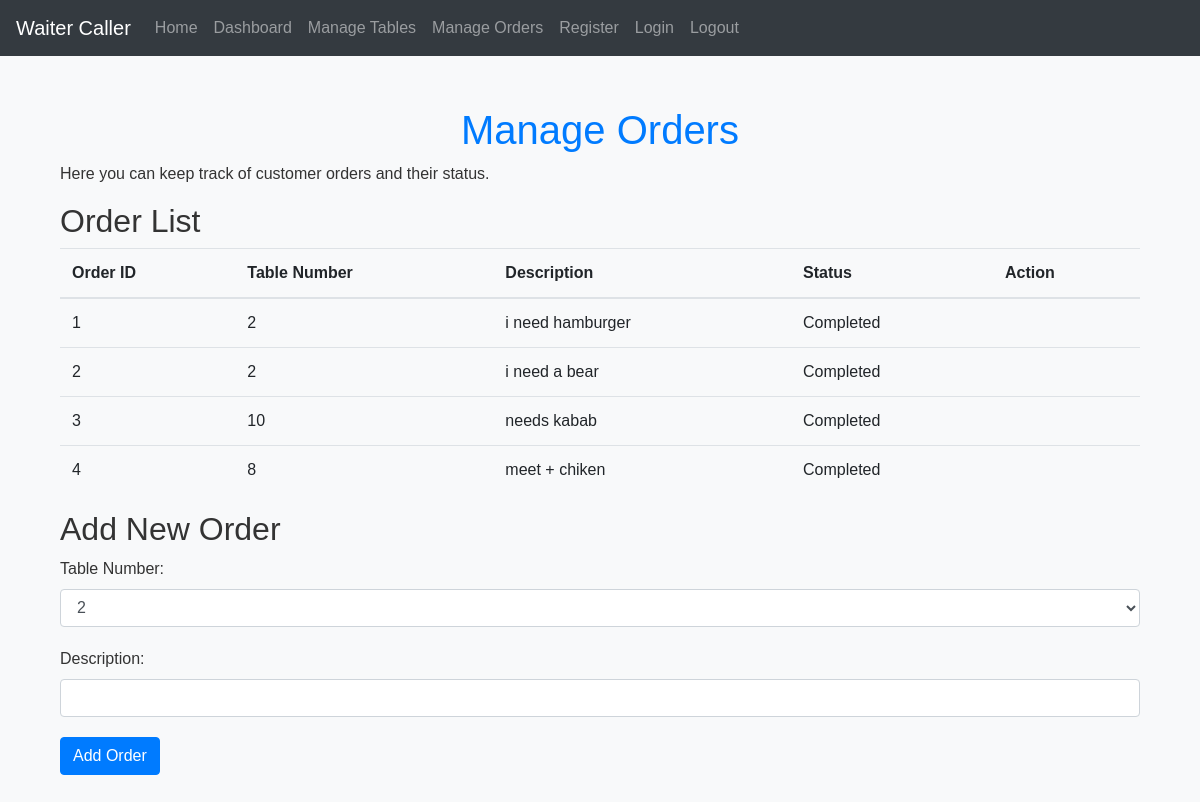
The page /manage_orders (signed in) on the database its author committed.
### models.py (models this page shows)
class Order(db.Model):
    id = db.Column(db.Integer, primary_key=True)
    table_id = db.Column(db.Integer, db.ForeignKey('table.id'), nullable=False)
    description = db.Column(db.String(200), nullable=False)
    status = db.Column(db.String(20), nullable=False, default='Pending')
    table = db.relationship('Table', backref='orders')

class Table(db.Model):
    id = db.Column(db.Integer, primary_key=True)
    number = db.Column(db.Integer, unique=True, nullable=False)
    status = db.Column(db.String(20), nullable=False)

### app.py (the view, shortened to what this page needs)
@app.route('/manage_orders', methods=['GET', 'POST'])
def manage_orders():
    if 'user_id' not in session:
        return redirect(url_for('login'))
    orders = Order.query.all()
    tables = Table.query.all()
    return render_template('manage_orders.html', orders=orders, tables=tables)

### templates/manage_orders.html (shortened to what this page needs)
{% extends 'base.html' %}
{% block content %}
<div class="container mt-5">
    <h1 class="text-center">Manage Orders</h1>
    <p>Here you can keep track of customer orders and their status.</p>
    <h2>Order List</h2>
    <table class="table">
        <thead>
            <tr>
                <th>Order ID</th>
                <th>Table Number</th>
                <th>Description</th>
                <th>Status</th>
                <th>Action</th>
            </tr>
        </thead>
        <tbody>
            {% for order in orders %}
            <tr>
                <td>{{ order.id }}</td>
                <td>{{ order.table.table_number }}</td>
                <td>{{ order.description }}</td>
                <td>{{ order.status }}</td>
                <td>
                </td>
            </tr>
            {% endfor %}
        </tbody>
    </table>
    <h2>Add New Order</h2>
    <form method="POST" action="{{ url_for('manage_orders') }}">
        <div class="form-group">
            <label for="table_id">Table Number:</label>
            <select class="form-control" id="table_id" name="table_id" required>
                {% for table in tables %}
                <option value="{{ table.id }}">{{ table.table_number }}</option>
                {% endfor %}
            </select>
        </div>
        <div class="form-group">
            <label for="description">Description:</label>
            <input type="text" class="form-control" id="description" name="description" required>
        </div>
        <button type="submit" class="btn btn-primary">Add Order</button>
    </form>
</div>
{% endblock %}

### static/styles.css (style rules this page uses)
body { font-family: 'Arial', sans-serif; background-color: #f8f9fa; color: #333; }
h1 { color: #007bff; margin-top: 50px; }
.btn-primary { background-color: #007bff; border-color: #007bff; }
.container { margin-top: 50px; margin-bottom: 50px; }
.form-control { margin-bottom: 20px; }

### rows shown on the page
Order: id "1", table.table_number "2", description "i need hamburger", status "Completed"
Order: id "2", table.table_number "2", description "i need a bear", status "Completed"
Order: id "3", table.table_number "10", description "needs kabab", status "Completed"
Order: id "4", table.table_number "8", description "meet + chiken", status "Completed"

### other values the page prints
form field table_id "2"
